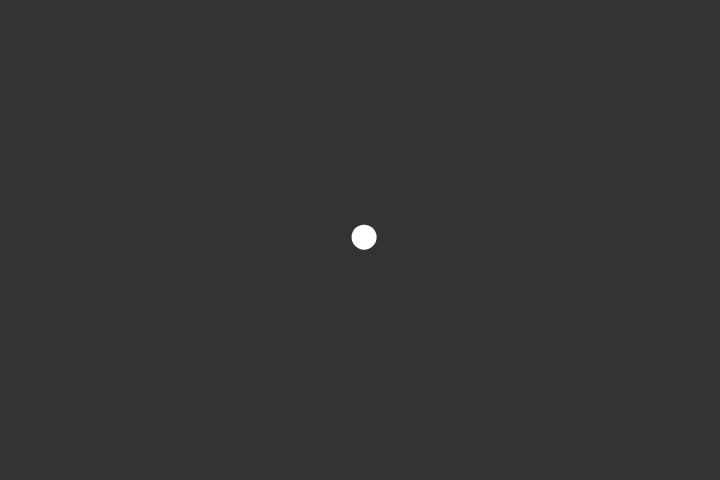
Frame 1 (no input)
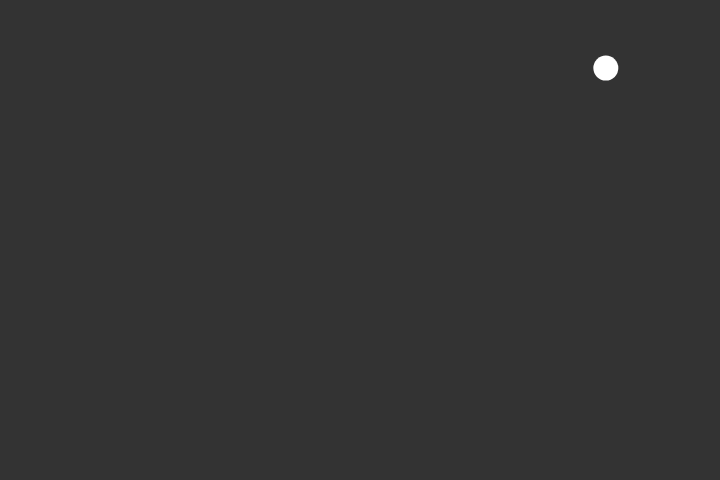
Frame 60 (no input)
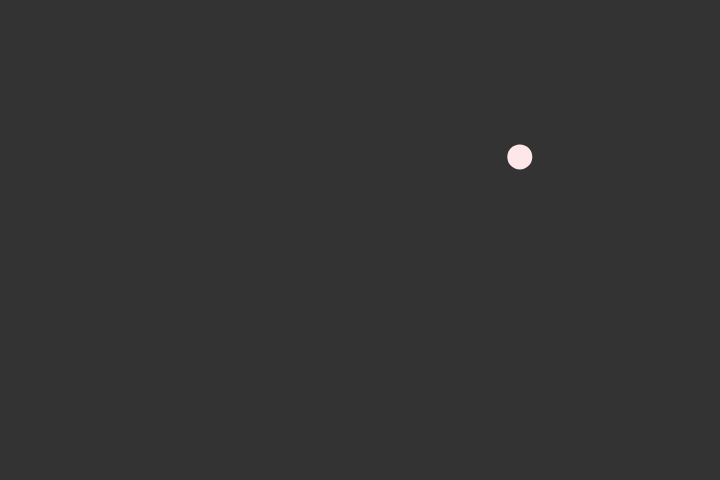
Frame 120 (the mouse pressed at the canvas centre since frame 60)

The p5.js sketch that drew these frames (run headless with seeded random() and noise() and a simulated clock; from frame 60 on, the mouse is pressed at the canvas centre):

// p5.js sketch
// ── sketch.js
let ball;

let speed = 5;
let acceleration = 1.25;
let deceleration = 0.5;
let limitSpeed = 100;

function setup() {
  
  createCanvas(720, 480);
  ball = new Ball();
}

function draw() {
  
  background(51);
  
  if(ball.vel.mag() >= limitSpeed) {
    ball.explode();

  }
  else{
    ball.update();
    ball.edges();
  }
    ball.display();  

}

function keyPressed() {
  
  if(ball.vel.mag() > speed)
    ball.vel.mult(deceleration);
}


function Ball() {
  
  this.pos = createVector(width/2, height/2);
  this.vel = p5.Vector.random2D().mult(speed);
  this.size = 25;
  this.ballColor = 0;
  this.isBigEnough = false;
  
  this.update = function() {    
      this.pos.add(this.vel);
  }

  this.display = function() {
    noStroke();
    
    fill(255, 255 - this.ballColor, 255 - this.ballColor);
    ellipse(this.pos.x, this.pos.y, this.size, this.size);
  }
    
    
  
  this.explode = function() {
    if(this.isBigEnough == false){
    if(this.size < 1700){
      this.size += 55;
      
      if(this.pos.x < 0)
        this.pos.x = 0;
    
      if(this.pos.x > width)
        this.pos.x = width;

      if(this.pos.y < 0)
        this.pos.y = 0;

      if(this.pos.y > height)
        this.pos.y = height;
    }
    else
    this.isBigEnough = true
    }
    
    if(this.isBigEnough == true){
      this.pos = createVector(width/2, height/2);
      this.size -= 25;
      this.ballColor -= 3;
      
      if(this.size <= 10)
        this.size = 10;
    }

    
  }
  
  this.edges = function() {
    if (this.pos.y > height ||
        this.pos.y < 0) {
      
      this.vel.y *= -1;
      this.vel.mult(acceleration);
      this.ballColor += 12;
    }
    
    if (this.pos.x > width ||
        this.pos.x < 0) {
      
      this.vel.x *= -1;
      this.vel.mult(acceleration);
      this.ballColor += 12;
    }  
  }
}
